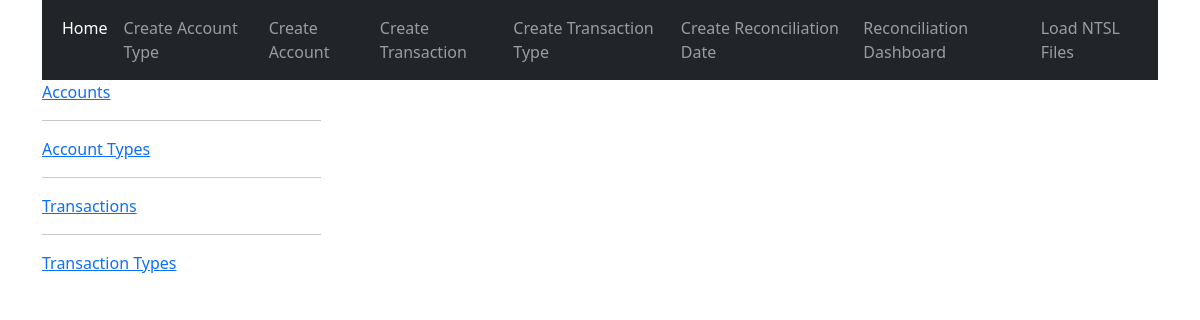
The page /accounttypes/ on the database as committed earlier.
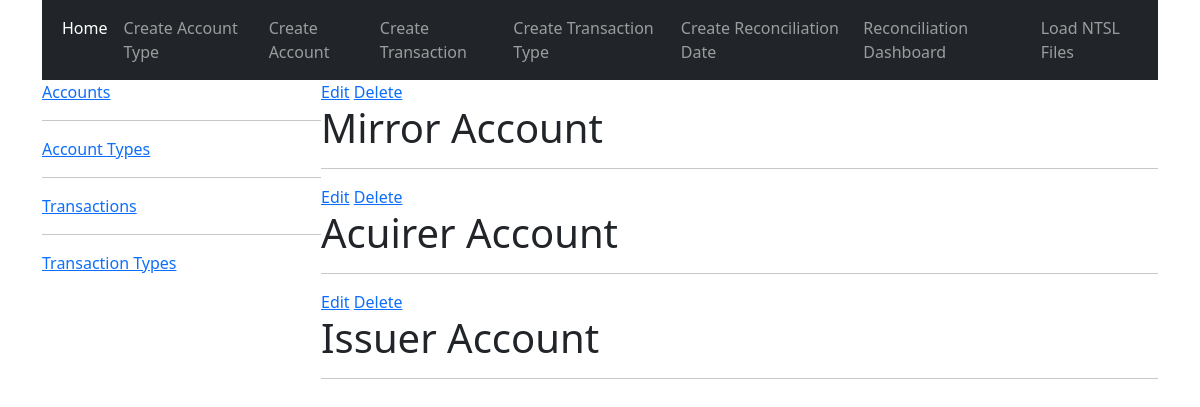
The same page on the database as committed later.
### recon/models.py (models this page shows)
class AccountType(models.Model):
    type = models.CharField(max_length=250)
    def __str__(self):
        return self.type

### recon/views.py (the view)
# urls.py: path('accounttypes/',views.accounttypes, name='accounttypes'),
def accounttypes(request):
    accounttypes = AccountType.objects.all()
    context = {'accounttypes': accounttypes}
    return render(request, 'recon/account_types.html', context)

### recon/templates/recon/account_types.html
{% extends 'home.html' %}
{% block sidecontent %}
<div >
    <div>
        {% for accounttype in accounttypes %}
            <div>
                <a href="{% url 'update-accounttype' accounttype.id%}">Edit</a>
                <a href="{% url 'delete-accounttype' accounttype.id%}">Delete</a>
                <h1>{{accounttype}}</h1>
                <hr>
            </div>
        {% endfor %}
    </div>
</div>
{% endblock %}

Rows that differ between the two databases and show on the page:
added AccountType: type "Mirror Account"
added AccountType: type "Acuirer Account"
added AccountType: type "Issuer Account"
